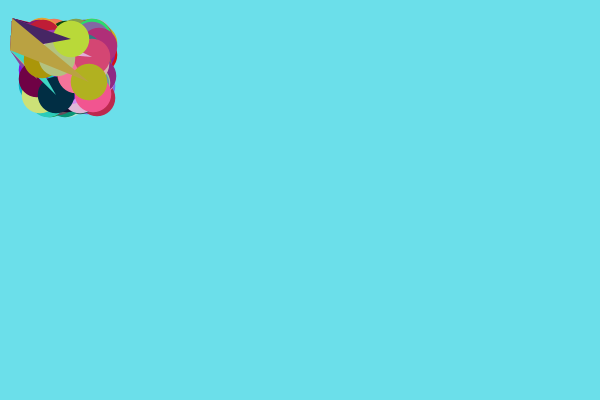
Frame 1 (no input)
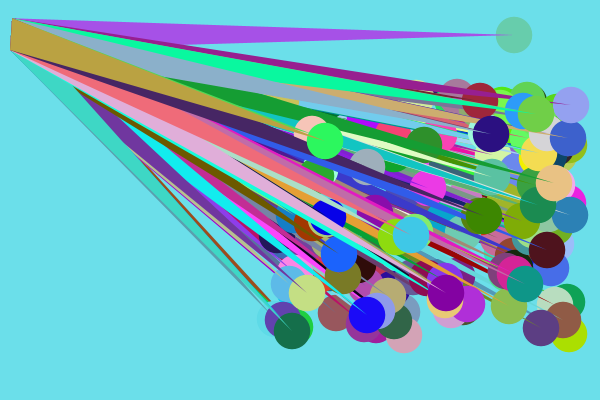
Frame 60 (the mouse pressed at the canvas centre just before this capture)
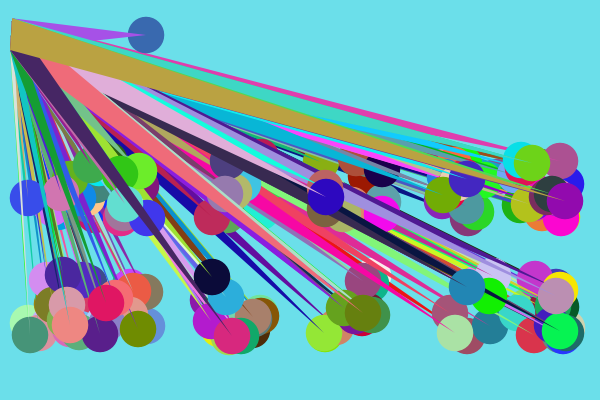
Frame 120 (the mouse held since frame 60 and released just before this capture)

The Processing sketch that drew these frames (run headless with seeded random() and noise(); from frame 60 on, the mouse is pressed at the canvas centre):

// Processing sketch: processing_140410
// ── processing_140410.pde

// Samantha Chiu 2014
// press space to start, press any other key to stop
//hw8

final int m = 200;
int [] xVals = new int [m];
int [] yVals = new int [m];
int [] topVals = new int [m];
color [] colorVals = new color[m];
int [] xPos = new int [m];
int [] yPos = new int [m];
float d;
 
void setup()
{
  size(600,400);
  noStroke();
  smooth();
  rectMode(CENTER);
  initColorArray( colorVals );
  d = random(5,50); 
  for (int i = 0; i < m; i++) {
    { xVals[i] = int(random(d , 100));
      yVals[i] = int(random(d, 100));
      xPos[i] = int (random(4,10));
      yPos[i] = int (random(1,5));       
    }
  }
}
 
void initColorArray (color [] colorVals)
{for (int i = 0; i < colorVals.length; i++)
    colorVals [i] = color( random( 255 ), random( 255 ), random( 255 ) );
}
 
void initTopVal (int [] topVals)
{
  for (int i = 0; i < topVals.length; i++)
   topVals[i] = int (random (d, width));
}
 
void draw()
{
  background(107,223,234);
  for (int i = 0; i < m; i++)
  {
    noStroke();
      fill(random(255),random(255), random(255));
      stroke(255);
    noStroke();
    ellipse(xVals[i], yVals[i], d, d);
      fill(colorVals[i]);
    triangle(xVals[i], yVals[i], d/3, d/2, 10, 50);      
    if (xVals[i] > width - d || xVals[i] < d) {
      xPos[i] = -xPos[i];
    }
 
    if (yVals[i] > height - d || yVals[i] < d) {
      yPos[i] = -yPos[i];
    }
    xVals[i] += xPos[i];
    yVals[i] += yPos[i];
}
}
 

 
void keyPressed() {
  if (key == ' ') {
    setup();
  }
  else {
    exit();
  }
}
